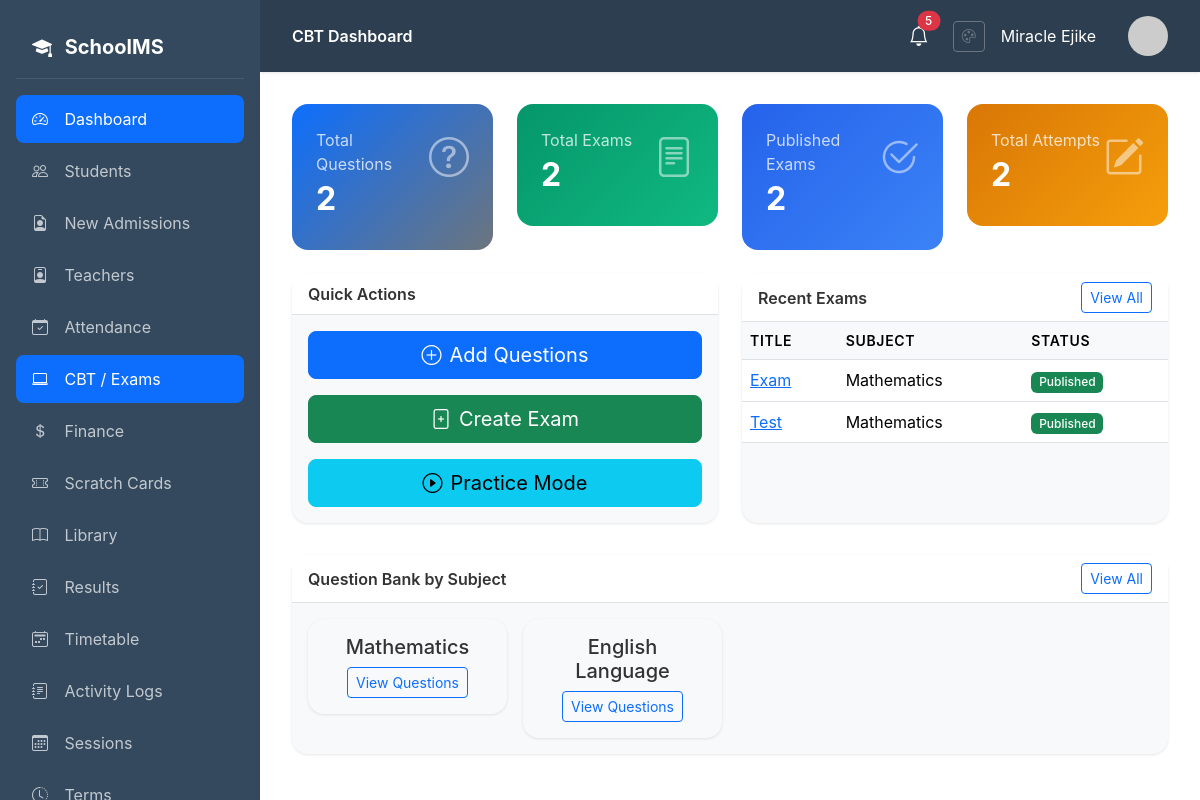
Screenshot of /cbt/ (signed in) with the database file from the repository.
### cbt/models.py (models this page shows, shortened)
class Exam(models.Model):
    STATUS_CHOICES = [
        ('draft', 'Draft'),
        ('published', 'Published'),
        ('closed', 'Closed'),
    ]
    title = models.CharField(max_length=200)
    subject = models.ForeignKey(Subject, on_delete=models.CASCADE)
    class_level = models.ForeignKey(ClassLevel, on_delete=models.CASCADE)
    questions = models.ManyToManyField(QuestionBank, related_name='exams')
    duration_minutes = models.IntegerField(default=60)
    total_marks = models.IntegerField(default=100)
    passing_marks = models.IntegerField(default=40)
    instructions = models.TextField(blank=True)
    status = models.CharField(max_length=20, choices=STATUS_CHOICES, default='draft')
    start_datetime = models.DateTimeField(null=True, blank=True)
    end_datetime = models.DateTimeField(null=True, blank=True)
    shuffle_questions = models.BooleanField(default=True)
    show_result = models.BooleanField(default=True)
    created_by = models.ForeignKey(Teacher, on_delete=models.SET_NULL, null=True)
    created_at = models.DateTimeField(auto_now_add=True)

### core/models.py (models this page shows, shortened)
class Subject(models.Model):
    name = models.CharField(max_length=100)
    code = models.CharField(max_length=10, unique=True)
    class_levels = models.ManyToManyField(ClassLevel, related_name='subjects')
    description = models.TextField(blank=True)
    icon = models.CharField(max_length=50, blank=True, help_text="Bootstrap icon class")

### cbt/views.py (the view)
# urls.py: path('', views.cbt_dashboard, name='dashboard'),
@login_required
def cbt_dashboard(request):
    total_questions = QuestionBank.objects.count()
    total_exams = Exam.objects.count()
    published_exams = Exam.objects.filter(status='published').count()
    total_attempts = ExamAttempt.objects.count()
    recent_exams = Exam.objects.order_by('-created_at')[:5]
    subjects = Subject.objects.all()
    context = {
        'total_questions': total_questions,
        'total_exams': total_exams,
        'published_exams': published_exams,
        'total_attempts': total_attempts,
        'recent_exams': recent_exams,
        'subjects': subjects,
    }
    return render(request, 'cbt/dashboard.html', context)

### templates/cbt/dashboard.html (shortened to what this page needs)
{% extends 'base.html' %}
{% block page_title %}CBT Dashboard{% endblock %}
{% block content %}
<div class="row g-4 mb-4">
    <div class="col-md-6 col-xl-3">
        <div class="stat-card">
            <div class="d-flex justify-content-between align-items-start">
                <div>
                    <p class="mb-1 opacity-75">Total Questions</p>
                    <h3>{{ total_questions }}</h3>
                </div>
                <i class="bi bi-question-circle fs-1 opacity-50"></i>
            </div>
        </div>
    </div>
    <div class="col-md-6 col-xl-3">
        <div class="stat-card green">
            <div class="d-flex justify-content-between align-items-start">
                <div>
                    <p class="mb-1 opacity-75">Total Exams</p>
                    <h3>{{ total_exams }}</h3>
                </div>
                <i class="bi bi-file-text fs-1 opacity-50"></i>
            </div>
        </div>
    </div>
    <div class="col-md-6 col-xl-3">
        <div class="stat-card blue">
            <div class="d-flex justify-content-between align-items-start">
                <div>
                    <p class="mb-1 opacity-75">Published Exams</p>
                    <h3>{{ published_exams }}</h3>
                </div>
                <i class="bi bi-check2-circle fs-1 opacity-50"></i>
            </div>
        </div>
    </div>
    <div class="col-md-6 col-xl-3">
        <div class="stat-card orange">
            <div class="d-flex justify-content-between align-items-start">
                <div>
                    <p class="mb-1 opacity-75">Total Attempts</p>
                    <h3>{{ total_attempts }}</h3>
                </div>
                <i class="bi bi-pencil-square fs-1 opacity-50"></i>
            </div>
        </div>
    </div>
</div>
<div class="row g-4">
    <div class="col-lg-6">
        <div class="card h-100">
            <div class="card-header">Quick Actions</div>
            <div class="card-body">
                <div class="d-grid gap-3">
                    <a href="{% url 'cbt:question_add' %}" class="btn btn-primary btn-lg">
                        <i class="bi bi-plus-circle me-2"></i>Add Questions
                    </a>
                    <a href="{% url 'cbt:exam_add' %}" class="btn btn-success btn-lg">
                        <i class="bi bi-file-plus me-2"></i>Create Exam
                    </a>
                    <a href="{% url 'cbt:practice' %}" class="btn btn-info btn-lg">
                        <i class="bi bi-play-circle me-2"></i>Practice Mode
                    </a>
                </div>
            </div>
        </div>
    </div>
    <div class="col-lg-6">
        <div class="card h-100">
            <div class="card-header d-flex justify-content-between align-items-center">
                <span>Recent Exams</span>
                <a href="{% url 'cbt:exam_list' %}" class="btn btn-sm btn-outline-primary">View All</a>
            </div>
            <div class="card-body p-0">
                <div class="table-responsive">
                    <table class="table table-hover mb-0">
                        <thead>
                            <tr>
                                <th>Title</th>
                                <th>Subject</th>
                                <th>Status</th>
                            </tr>
                        </thead>
                        <tbody>
                            {% for exam in recent_exams %}
                            <tr>
                                <td><a href="{% url 'cbt:exam_detail' exam.pk %}">{{ exam.title }}</a></td>
                                <td>{{ exam.subject.name }}</td>
                                <td>
                                    <span class="badge bg-{% if exam.status == 'published' %}success{% elif exam.status == 'draft' %}secondary{% else %}danger{% endif %}">
                                        {{ exam.get_status_display }}
                                    </span>
                                </td>
                            </tr>
                            {% empty %}
                            <tr><td colspan="3" class="text-center text-muted py-3">No exams yet</td></tr>
                            {% endfor %}
                        </tbody>
                    </table>
                </div>
            </div>
        </div>
    </div>
</div>
<div class="row g-4 mt-2">
    <div class="col-12">
        <div class="card">
            <div class="card-header d-flex justify-content-between align-items-center">
                <span>Question Bank by Subject</span>
                <a href="{% url 'cbt:question_list' %}" class="btn btn-sm btn-outline-primary">View All</a>
            </div>
            <div class="card-body">
                <div class="row g-3">
                    {% for subject in subjects %}
                    <div class="col-md-3">
                        <div class="card bg-light">
                            <div class="card-body text-center">
                                <h5>{{ subject.name }}</h5>
                                <a href="{% url 'cbt:question_list' %}?subject={{ subject.id }}" class="btn btn-sm btn-outline-primary">View Questions</a>
                            </div>
                        </div>
                    </div>
                    {% empty %}
                    <div class="col-12 text-center text-muted">No subjects created yet</div>
                    {% endfor %}
                </div>
            </div>
        </div>
    </div>
</div>
{% endblock %}

### templates/base.html (shortened to what this page needs)
{% load static %}
<!DOCTYPE html>
<html lang="en">
<head>
    <link href="https://cdn.jsdelivr.net/npm/bootstrap@5.3.2/dist/css/bootstrap.min.css" rel="stylesheet">
    <link href="https://cdn.jsdelivr.net/npm/bootstrap-icons@1.11.1/font/bootstrap-icons.css" rel="stylesheet">
    <link rel="stylesheet" href="{% static 'css/theme.css' %}">
</head>
<body>
    <nav class="sidebar">
        <div class="brand">
            <i class="bi bi-mortarboard-fill me-2"></i>
            SchoolMS
        </div>
        <ul class="nav flex-column">
            <li class="nav-item">
                <a class="nav-link {% if request.resolver_match.url_name == 'dashboard' %}active{% endif %}" href="{% url 'core:dashboard' %}">
                    <i class="bi bi-speedometer2"></i> Dashboard
                </a>
            </li>
            {% if user.profile.role == 'admin' or user.profile.role == 'teacher' %}
            <li class="nav-item">
                <a class="nav-link {% if 'students' in request.path %}active{% endif %}" href="{% url 'students:student_list' %}">
                    <i class="bi bi-people"></i> Students
                </a>
            </li>
            {% endif %}
            {% if user.profile.role == 'admin' %}
            <li class="nav-item">
                <a class="nav-link {% if 'admissions' in request.path %}active{% endif %}" href="{% url 'homepage:admission_list' %}">
                    <i class="bi bi-file-earmark-person"></i> New Admissions
                </a>
            </li>
            <li class="nav-item">
                <a class="nav-link {% if 'teachers' in request.path %}active{% endif %}" href="{% url 'teachers:teacher_list' %}">
                    <i class="bi bi-person-badge"></i> Teachers
                </a>
            </li>
            {% endif %}
            {% if user.profile.role == 'admin' or user.profile.role == 'teacher' or user.profile.role == 'student' %}
            <li class="nav-item">
                <a class="nav-link {% if 'attendance' in request.path %}active{% endif %}" href="{% url 'attendance:dashboard' %}">
                    <i class="bi bi-calendar-check"></i> Attendance
                </a>
            </li>
            {% endif %}
            <li class="nav-item">
                <a class="nav-link {% if 'cbt' in request.path %}active{% endif %}" href="{% url 'cbt:dashboard' %}">
                    <i class="bi bi-laptop"></i> CBT / Exams
                </a>
            </li>
            {% if user.profile.role == 'admin' or user.profile.role == 'accountant' or user.profile.role == 'student' %}
            <li class="nav-item">
                <a class="nav-link {% if 'finance' in request.path %}active{% endif %}" href="{% url 'finance:dashboard' %}">
                    <i class="bi bi-currency-dollar"></i> Finance
                </a>
            </li>
            <li class="nav-item">
                <a class="nav-link {% if 'scratchcard' in request.path %}active{% endif %}" href="{% url 'scratchcard:dashboard' %}">
                    <i class="bi bi-ticket-perforated"></i> Scratch Cards
                </a>
            </li>
            {% endif %}
            {% if user.profile.role == 'admin' or user.profile.role == 'librarian' or user.profile.role == 'teacher' or user.profile.role == 'student' %}
            <li class="nav-item">
                <a class="nav-link {% if 'library' in request.path %}active{% endif %}" href="{% url 'library:dashboard' %}">
                    <i class="bi bi-book"></i> Library
                </a>
            </li>
            {% endif %}
            <li class="nav-item">
                <a class="nav-link {% if 'results' in request.path %}active{% endif %}" href="{% url 'students:results_dashboard' %}">
                    <i class="bi bi-journal-check"></i> Results
                </a>
            </li>
            {% if user.profile.role == 'admin' or user.profile.role == 'teacher' %}
            <li class="nav-item">
                <a class="nav-link {% if 'timetable' in request.path %}active{% endif %}" href="{% url 'timetable:list' %}">
                    <i class="bi bi-calendar2-week"></i> Timetable
                </a>
            </li>
            {% endif %}
            {% if user.profile.role == 'admin' %}
            <li class="nav-item">
                <a class="nav-link {% if 'audit-logs' in request.path %}active{% endif %}" href="{% url 'core:audit_logs' %}">
                    <i class="bi bi-journal-text"></i> Activity Logs
                </a>
            </li>
            <li class="nav-item">
                <a class="nav-link {% if 'sessions' in request.path %}active{% endif %}" href="{% url 'core:session_list' %}">
                    <i class="bi bi-calendar3"></i> Sessions
                </a>
            </li>
            <li class="nav-item">
                <a class="nav-link {% if 'terms' in request.path %}active{% endif %}" href="{% url 'core:term_list' %}">
                    <i class="bi bi-clock-history"></i> Terms
                </a>
            </li>
            {% endif %}
        </ul>
    </nav>
    <main class="main-content">
        <div class="top-bar">
            <div>
                <span class="fw-semibold">{% block page_title %}Dashboard{% endblock %}</span>
            </div>
            <div class="d-flex align-items-center gap-3">
                <div class="dropdown me-2">
                    <button class="btn btn-link text-white position-relative p-0 border-0" type="button" id="notificationBell" data-bs-toggle="dropdown" aria-expanded="false">
                        <i class="bi bi-bell fs-5"></i>
                        <span id="notification-badge" class="position-absolute top-0 start-100 translate-middle badge rounded-pill bg-danger d-none">
                        </span>
                    </button>
                </div>
                <a href="{% url 'accounts:theme_settings' %}" class="btn btn-sm btn-outline-secondary" title="Theme Settings">
                    <i class="bi bi-palette"></i>
                </a>
                <span class="me-3">{{ user.get_full_name|default:user.username }}</span>
                <img src="https://ui-avatars.com/api/?name={{ user.username }}&background=4f46e5&color=fff" class="avatar" alt="Avatar">
            </div>
        </div>
        {% block content %}{% endblock %}
    </main>
</body>
</html>

### rows the page displays
Exam: title "Exam", subject.name "Mathematics", status "Published"
Exam: title "Test", subject.name "Mathematics", status "Published"
Subject: name "Mathematics"
Subject: name "English Language"

### other values shown
{{ user.get_full_name|default:user.username }} "Miracle Ejike"
{{ total_questions }} "2"
{{ total_exams }} "2"
{{ published_exams }} "2"
{{ total_attempts }} "2"
